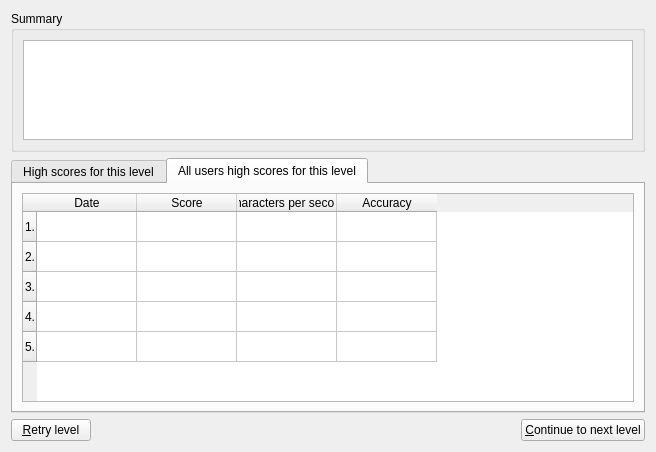
<ui version="4.0" >
 <class>KTouchLevelSummaryDialog</class>
 <widget class="QWidget" name="KTouchLevelSummaryDialog" >
  <property name="geometry" >
   <rect>
    <x>0</x>
    <y>0</y>
    <width>656</width>
    <height>452</height>
   </rect>
  </property>
  <property name="windowTitle" >
   <string>Training level summary</string>
  </property>
  <layout class="QGridLayout" >
   <item row="0" column="0" colspan="3" >
    <widget class="QGroupBox" name="groupBox" >
     <property name="title" >
      <string>Summary</string>
     </property>
     <layout class="QVBoxLayout" >
      <item>
       <widget class="QTextEdit" name="summaryTextEdit" >
        <property name="sizePolicy" >
         <sizepolicy vsizetype="Minimum" hsizetype="Expanding" >
          <horstretch>0</horstretch>
          <verstretch>0</verstretch>
         </sizepolicy>
        </property>
        <property name="maximumSize" >
         <size>
          <width>16777215</width>
          <height>100</height>
         </size>
        </property>
       </widget>
      </item>
     </layout>
    </widget>
   </item>
   <item row="1" column="0" colspan="3" >
    <widget class="QTabWidget" name="tabWidget" >
     <property name="sizePolicy" >
      <sizepolicy vsizetype="Expanding" hsizetype="Expanding" >
       <horstretch>0</horstretch>
       <verstretch>2</verstretch>
      </sizepolicy>
     </property>
     <property name="currentIndex" >
      <number>1</number>
     </property>
     <widget class="QWidget" name="tab" >
      <attribute name="title" >
       <string>High scores for this level</string>
      </attribute>
      <layout class="QVBoxLayout" >
       <item>
        <widget class="QTableWidget" name="userHighscoreTableWidget" >
         <row>
          <property name="text" >
           <string>1.</string>
          </property>
         </row>
         <row>
          <property name="text" >
           <string>2.</string>
          </property>
         </row>
         <row>
          <property name="text" >
           <string>3.</string>
          </property>
         </row>
         <row>
          <property name="text" >
           <string>4.</string>
          </property>
         </row>
         <row>
          <property name="text" >
           <string>5.</string>
          </property>
         </row>
         <column>
          <property name="text" >
           <string>Date</string>
          </property>
         </column>
         <column>
          <property name="text" >
           <string>Score</string>
          </property>
         </column>
         <column>
          <property name="text" >
           <string>Characters per second</string>
          </property>
         </column>
         <column>
          <property name="text" >
           <string>Accuracy</string>
          </property>
         </column>
        </widget>
       </item>
      </layout>
     </widget>
     <widget class="QWidget" name="tab_2" >
      <attribute name="title" >
       <string>All users high scores for this level</string>
      </attribute>
      <layout class="QVBoxLayout" >
       <item>
        <widget class="QTableWidget" name="allUserHighscoreTableWidget" >
         <row>
          <property name="text" >
           <string>1.</string>
          </property>
         </row>
         <row>
          <property name="text" >
           <string>2.</string>
          </property>
         </row>
         <row>
          <property name="text" >
           <string>3.</string>
          </property>
         </row>
         <row>
          <property name="text" >
           <string>4.</string>
          </property>
         </row>
         <row>
          <property name="text" >
           <string>5.</string>
          </property>
         </row>
         <column>
          <property name="text" >
           <string>Date</string>
          </property>
         </column>
         <column>
          <property name="text" >
           <string>Score</string>
          </property>
         </column>
         <column>
          <property name="text" >
           <string>Characters per second</string>
          </property>
         </column>
         <column>
          <property name="text" >
           <string>Accuracy</string>
          </property>
         </column>
        </widget>
       </item>
      </layout>
     </widget>
    </widget>
   </item>
   <item row="2" column="0" >
    <widget class="QPushButton" name="retryButton" >
     <property name="text" >
      <string>&amp;Retry level</string>
     </property>
    </widget>
   </item>
   <item row="2" column="1" >
    <spacer>
     <property name="orientation" >
      <enum>Qt::Horizontal</enum>
     </property>
     <property name="sizeHint" >
      <size>
       <width>40</width>
       <height>20</height>
      </size>
     </property>
    </spacer>
   </item>
   <item row="2" column="2" >
    <widget class="QPushButton" name="continueButton" >
     <property name="text" >
      <string>&amp;Continue to next level</string>
     </property>
    </widget>
   </item>
  </layout>
 </widget>
 <resources/>
 <connections/>
</ui>
